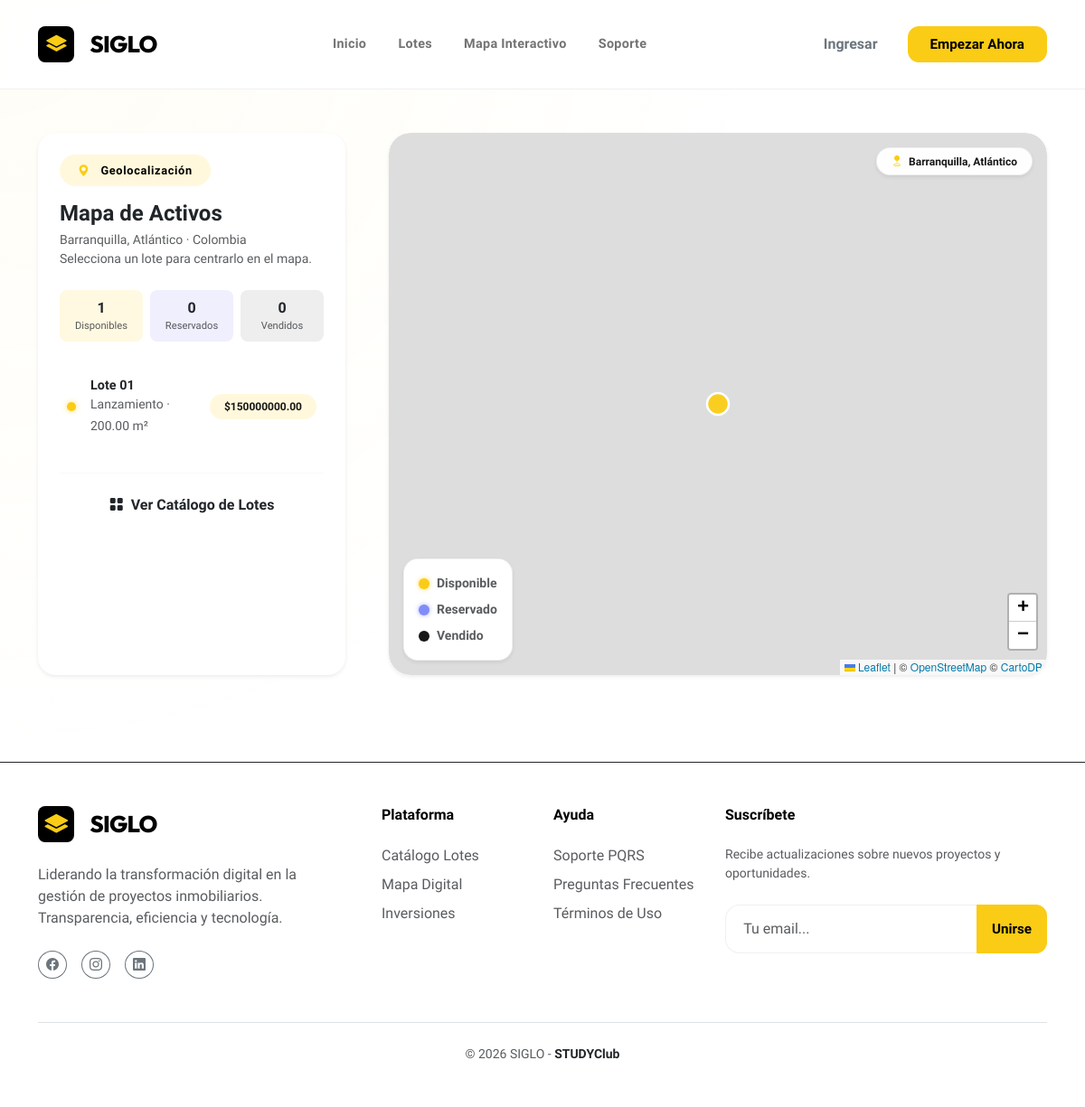
/lotes/mapa/, run on the app's committed database.
### LOTES/models.py (models this page shows, shortened)
class Lot(models.Model):
    STATUS_CHOICES = (
        ('AVAILABLE', 'Disponible'),
        ('RESERVED', 'Reservado'),
        ('SOLD', 'Vendido'),
    )
    code = models.CharField(max_length=20, unique=True)
    area_m2 = models.DecimalField(max_digits=6, decimal_places=2)
    price = models.DecimalField(max_digits=12, decimal_places=2)
    image = models.FileField(upload_to="lot_images/", blank=True, null=True)
    stage = models.ForeignKey(Stage, on_delete=models.CASCADE)
    status = models.CharField(max_length=10, choices=STATUS_CHOICES, default='AVAILABLE')
    description = models.TextField(blank=True, null=True)
    latitude = models.FloatField()
    longitude = models.FloatField()

class Stage(models.Model):
    name = models.CharField(max_length=50)  # Lanzamiento, Preventa, etc.
    description = models.TextField()

### LOTES/views.py (the view)
# urls.py: path('mapa/', map_view, name='map_view'),
def map_view(request):
    lots = Lot.objects.select_related("stage").all().order_by("code")
    return render(request, "lotes/map.html", {"lots": lots})

### LOTES/templates/lotes/map.html (shortened to what this page needs)
{% extends "index.html" %}
{% block content %}
<div class="container py-5">
    <div class="row g-4 g-lg-5">
        <div class="col-lg-4" data-aos="fade-up">
            <div class="premium-card h-100 border-0 shadow-sm p-4">
                <div class="glass-badge mb-3">
                    <i class="bi bi-geo-alt-fill me-1" style="color: #FACC15;"></i>Geolocalización
                </div>
                <h1 class="h4 fw-bold mb-1 text-dark">Mapa de Activos</h1>
                <p class="text-muted mb-4 small fw-medium">
                    Barranquilla, Atlántico · Colombia<br>
                    Selecciona un lote para centrarlo en el mapa.
                </p>
                <div class="row g-2 mb-4">
                    <div class="col-4 text-center">
                        <div class="p-2 rounded-3" style="background: rgba(250,204,21,0.12);">
                            <div class="fw-bold text-dark" id="count-available">–</div>
                            <div class="small text-muted" style="font-size:0.7rem;">Disponibles</div>
                        </div>
                    </div>
                    <div class="col-4 text-center">
                        <div class="p-2 rounded-3" style="background: rgba(99,102,241,0.10);">
                            <div class="fw-bold text-dark" id="count-reserved">–</div>
                            <div class="small text-muted" style="font-size:0.7rem;">Reservados</div>
                        </div>
                    </div>
                    <div class="col-4 text-center">
                        <div class="p-2 rounded-3" style="background: rgba(23,23,23,0.07);">
                            <div class="fw-bold text-dark" id="count-sold">–</div>
                            <div class="small text-muted" style="font-size:0.7rem;">Vendidos</div>
                        </div>
                    </div>
                </div>
                <div class="list-group list-group-flush custom-scroll" style="max-height: 370px; overflow-y: auto;">
                    {% for lot in lots %}
                    <div class="lot-item list-group-item bg-transparent border-0 py-3 px-0 rounded-3"
                         data-lot-id="{{ lot.id }}"
                         data-lat="{{ lot.latitude }}"
                         data-lon="{{ lot.longitude }}"
                         style="cursor:pointer; transition: background 0.2s;">
                        <div class="d-flex justify-content-between align-items-center px-2">
                            <div class="d-flex align-items-center gap-3">
                                <span class="status-dot rounded-circle flex-shrink-0"
                                      style="width:10px; height:10px; display:inline-block;
                                             background: {% if lot.status == 'AVAILABLE' %}#FACC15{% elif lot.status == 'RESERVED' %}#818CF8{% else %}#171717{% endif %};
                                             box-shadow: 0 0 6px {% if lot.status == 'AVAILABLE' %}rgba(250,204,21,0.6){% elif lot.status == 'RESERVED' %}rgba(129,140,248,0.6){% else %}rgba(23,23,23,0.4){% endif %};">
                                </span>
                                <div>
                                    <h6 class="mb-0 fw-bold text-dark" style="font-size:0.9rem;">Lote {{ lot.code }}</h6>
                                    <small class="text-muted">{{ lot.stage.name }} · {{ lot.area_m2 }} m²</small>
                                </div>
                            </div>
                            <div class="text-end">
                                <span class="badge rounded-pill px-3 py-2 small fw-bold"
                                      style="background:{% if lot.status == 'AVAILABLE' %}rgba(250,204,21,0.15){% elif lot.status == 'RESERVED' %}rgba(129,140,248,0.15){% else %}rgba(23,23,23,0.08){% endif %}; color: #171717;">
                                    ${{ lot.price }}
                                </span>
                            </div>
                        </div>
                    </div>
                    {% empty %}
                    <div class="text-center py-5">
                        <i class="bi bi-map fs-1 text-muted opacity-50"></i>
                        <p class="text-muted small mt-2">No hay lotes registrados.</p>
                    </div>
                    {% endfor %}
                </div>
                <div class="mt-4 pt-3 border-top border-light text-center">
                    <a href="{% url 'lot_list' %}" class="btn btn-link text-dark text-decoration-none fw-bold small">
                        <i class="bi bi-grid-fill me-2"></i>Ver Catálogo de Lotes
                    </a>
                </div>
            </div>
        </div>
        <div class="col-lg-8" data-aos="fade-up" data-aos-delay="100">
            <div class="premium-card p-0 border-0 shadow-sm overflow-hidden"
                 style="height: 600px; position: relative; border-radius: 1.5rem;">
                <div id="map" style="width: 100%; height: 100%; z-index: 1; border-radius: 1.5rem;"></div>
                <div class="position-absolute bottom-0 start-0 m-3 p-3 bg-white shadow-sm"
                     style="z-index: 1000; border-radius: 1rem; border: 1px solid rgba(0,0,0,0.06);">
                    <div class="d-flex flex-column gap-2 small fw-bold text-muted">
                        <div class="d-flex align-items-center gap-2">
                            <span class="rounded-circle" style="width:12px; height:12px; background:#FACC15; display:inline-block; box-shadow:0 0 5px rgba(250,204,21,0.7);"></span>
                            Disponible
                        </div>
                        <div class="d-flex align-items-center gap-2">
                            <span class="rounded-circle" style="width:12px; height:12px; background:#818CF8; display:inline-block; box-shadow:0 0 5px rgba(129,140,248,0.7);"></span>
                            Reservado
                        </div>
                        <div class="d-flex align-items-center gap-2">
                            <span class="rounded-circle" style="width:12px; height:12px; background:#171717; display:inline-block;"></span>
                            Vendido
                        </div>
                    </div>
                </div>
                <div class="position-absolute top-0 end-0 m-3"
                     style="z-index: 1000;">
                    <span class="badge px-3 py-2 shadow-sm fw-semibold"
                          style="background: rgba(255,255,255,0.95); color:#171717; border-radius:50px; border: 1px solid rgba(0,0,0,0.06); font-size:0.75rem;">
                        <i class="bi bi-geo-fill me-1" style="color:#FACC15;"></i>
                        Barranquilla, Atlántico
                    </span>
                </div>
            </div>
        </div>
    </div>
</div>
{% endblock %}

### templates/index.html (style rules this page uses)
:root { --primary: #FACC15; --primary-rgb: 250, 204, 21; --secondary: #000000; --secondary-rgb: 0, 0, 0; --accent: #171717; --bg-body: #FFFFFF; --bg-glass: rgba(255, 255, 255, 0.9); --text-main: #000000; --text-muted: #737373; --glass-border: rgba(0, 0, 0, 0.06); --premium-shadow: 0 4px 20px rgba(0, 0, 0, 0.05); --transition: all 0.3s cubic-bezier(0.4, 0, 0.2, 1); }
html { scroll-behavior: smooth; }
body { background-color: var(--bg-body); color: var(--text-main); font-family: 'Plus Jakarta Sans', sans-serif; overflow-x: hidden; -webkit-font-smoothing: antialiased; min-height: 100vh; display: flex; flex-direction: column; }
.premium-card { background: white; border: 1px solid var(--glass-border); border-radius: 1.25rem; padding: 2.5rem; box-shadow: var(--premium-shadow); transition: var(--transition); position: relative; }
.glass-badge { display: inline-flex; align-items: center; gap: 0.5rem; padding: 0.5rem 1.25rem; background: rgba(250, 204, 21, 0.15); color: var(--secondary); font-weight: 700; font-size: 0.8rem; letter-spacing: 0.05em; margin-bottom: 1.5rem; border-radius: 50px; }

### data on the page
Lot: code "01", stage.name "Lanzamiento", area_m2 "200.00", price "150000000.00"
